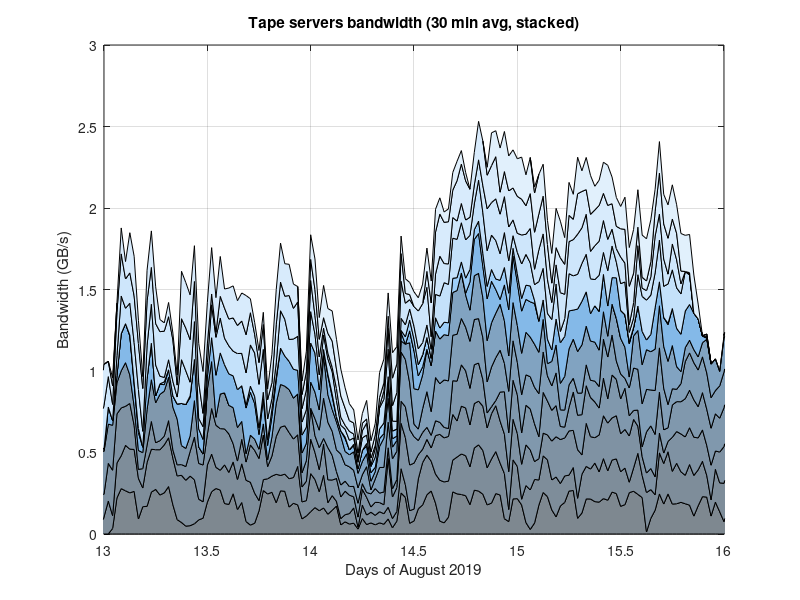

Recreate this plot in MATLAB.
clear
close all

atlas = dlmread("Atlas_2018_reprocessing_retrieve-3.1-comma.csv", ",");

date = atlas(:,6) + atlas(:,5) * 60 + atlas(:,4) * 3600 + atlas(:,3) * 86400;
date = date / 86400;

tpsrvs = atlas(:,7:28);

figure(1, 'position', [300, 300, 700, 400]);
ar = area(date,tpsrvs/1e9);
axis([13, 16]);
grid on;

pf=500;
off=(pf-256)/pf;

palette = [ [ 3, 22, 38 ]/pf+off
[ 4, 32, 57 ]/pf+off
[ 5, 43, 76 ]/pf+off
[ 7, 54, 95 ]/pf+off
[ 8, 65, 114 ]/pf+off
[ 9, 76, 134 ]/pf+off
[ 11, 86, 153 ]/pf+off
[ 12, 97, 172 ]/pf+off
[ 13, 108, 191 ]/pf+off
[ 15, 119, 210 ]/pf+off
[ 16, 129, 229 ]/pf+off
[ 26, 140, 239 ]/pf+off
[ 40, 146, 240 ]/pf+off
[ 64, 159, 242 ]/pf+off
[ 83, 169, 243 ]/pf+off
[ 102, 178, 244 ]/pf+off
[ 121, 188, 246 ]/pf+off
[ 141, 197, 247 ]/pf+off
[ 160, 207, 248 ]/pf+off
[ 179, 217, 250 ]/pf+off
[ 198, 226, 251 ]/pf+off
[ 217, 236, 252 ]/pf+off
[ 236, 245, 254 ]/pf+off
[ 255, 255, 255 ]/pf+off ];

for i = 1:22
  set(ar(i), 'FaceColor', palette(i,:))
endfor
colormap hsv;
title('Tape servers bandwidth (30 min avg, stacked)')
xlabel('Days of August 2019')
ylabel('Bandwidth (GB/s)')

% -S in points
print -dpdf -tight "-S600,320" Atlas_2018_reprocessing_tape_bandwidth.pdf
